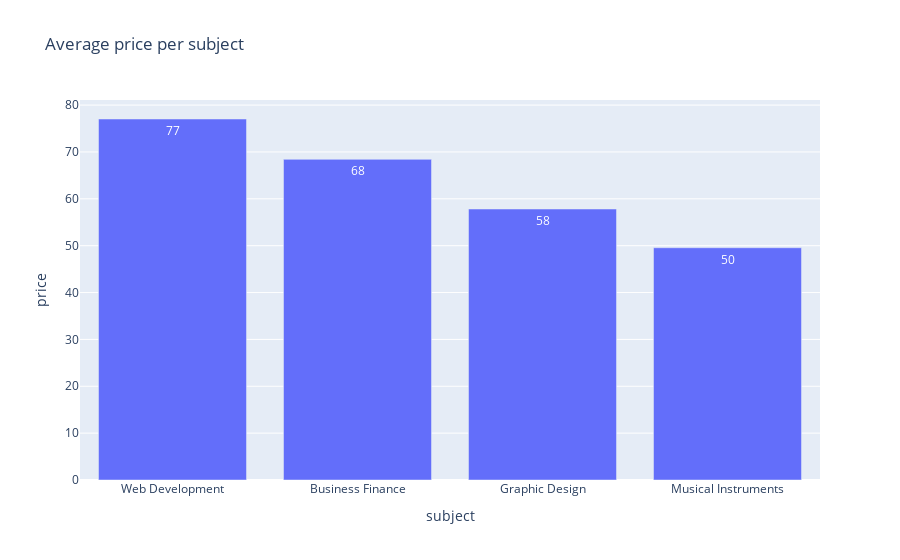

Notebook source saved alongside this figure:
### Code cell
sub=df.groupby('subject').price.mean().reset_index()
sub=sub.sort_values('price',ascending=False)
px.bar(sub,x='subject',y='price',text_auto='.2s',title='Average price per subject')

### Figure 1 — Plotly figure (JSON) as saved in the notebook; plotly's stock layout.template omitted (floating-point values rounded to 4 significant figures)
{"data": [{"alignmentgroup": "True", "hovertemplate": "subject=%{x}<br>price=%{y}<extra></extra>", "legendgroup": "", "marker": {"color": "#636efa", "pattern": {"shape": ""}}, "name": "", "offsetgroup": "", "orientation": "v", "showlegend": false, "textposition": "auto", "texttemplate": "%{y:.2s}", "type": "bar", "x": ["Web Development", "Business Finance", "Graphic Design", "Musical Instruments"], "xaxis": "x", "y": [77.03, 68.42, 57.83, 49.56], "yaxis": "y"}], "layout": {"barmode": "relative", "legend": {"tracegroupgap": 0}, "title": {"text": "Average price per subject"}, "xaxis": {"anchor": "y", "domain": [0, 1], "title": {"text": "subject"}}, "yaxis": {"anchor": "x", "domain": [0, 1], "title": {"text": "price"}}}}
